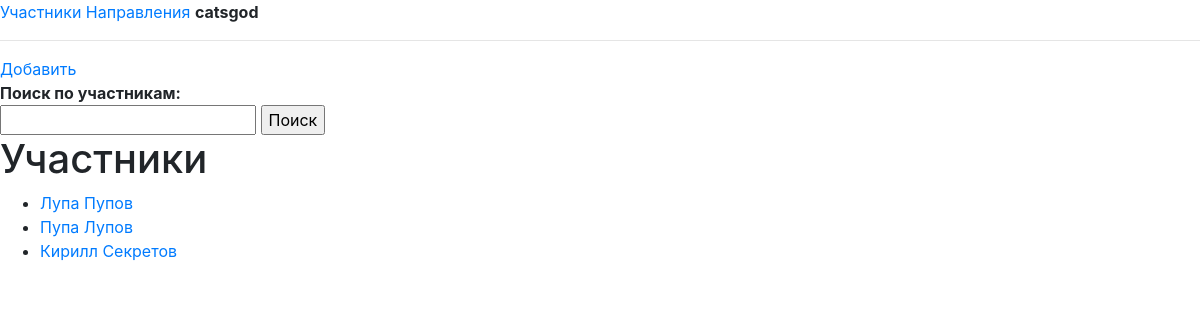
Screenshot of / (signed in) with the database file from the repository.
### crm/models.py (models this page shows, shortened)
class Student(models.Model):
    name = models.CharField(max_length=30, null=True)
    surname = models.CharField(max_length=30, null=True)
    room = models.IntegerField(null=True)
    email = models.EmailField(null=True)
    description = models.TextField(default="")
    course = models.ForeignKey(Course, on_delete=models.SET_NULL, null=True)
    photo = models.FilePathField(null=True)

### crm/views.py (the view)
# urls.py: path('', index),
def index(request):
    if not request.user.is_authenticated:
        return redirect('/login')
    if request.method == 'POST':
        text = request.POST.get('search', '')
        students = Student.objects.all().filter(name=text)
        return render(request, 'index.html', {'students':students})
    if request.method == 'GET':
        students = Student.objects.all()
        return render(request, 'index.html', {'students': students})

### crm/templates/index.html (shortened to what this page needs)
{% extends 'base.html' %}
{% block content %}
<a href="/add">Добавить</a>
<br>
<strong>Поиск по участникам:</strong>
<form action="/" method="post">
<input type="text" name="search"/>
<input type="submit" value="Поиск"><br>
<h1>Участники</h1>
<ul>
    {% for student in students %}
        <li><a href="/student?id={{ student.id }}">
            {{ student.name }} {{ student.surname }}</a>
        </li>
    {% endfor %}
</ul>
{% endblock %}

### crm/templates/base.html (shortened to what this page needs)
<!DOCTYPE html>
<html lang="en">
<head>
    <link rel="stylesheet" href="https://stackpath.bootstrapcdn.com/bootstrap/4.3.1/css/bootstrap.min.css">
<link rel="stylesheet" href="https://stackpath.bootstrapcdn.com/bootstrap/4.3.1/css/bootstrap.min.js">
</head>
<body>
<a href="/">Участники</a>
<a href="/courses">Направления</a>
<strong>{{ user.username }}</strong>
<hr>
{% block content %}
{% endblock %}
</body>
</html>

### rows the page displays
Student: name "Лупа", surname "Пупов"
Student: name "Пупа", surname "Лупов"
Student: name "Кирилл", surname "Секретов"

### other values shown
{{ user.username }} "catsgod"
